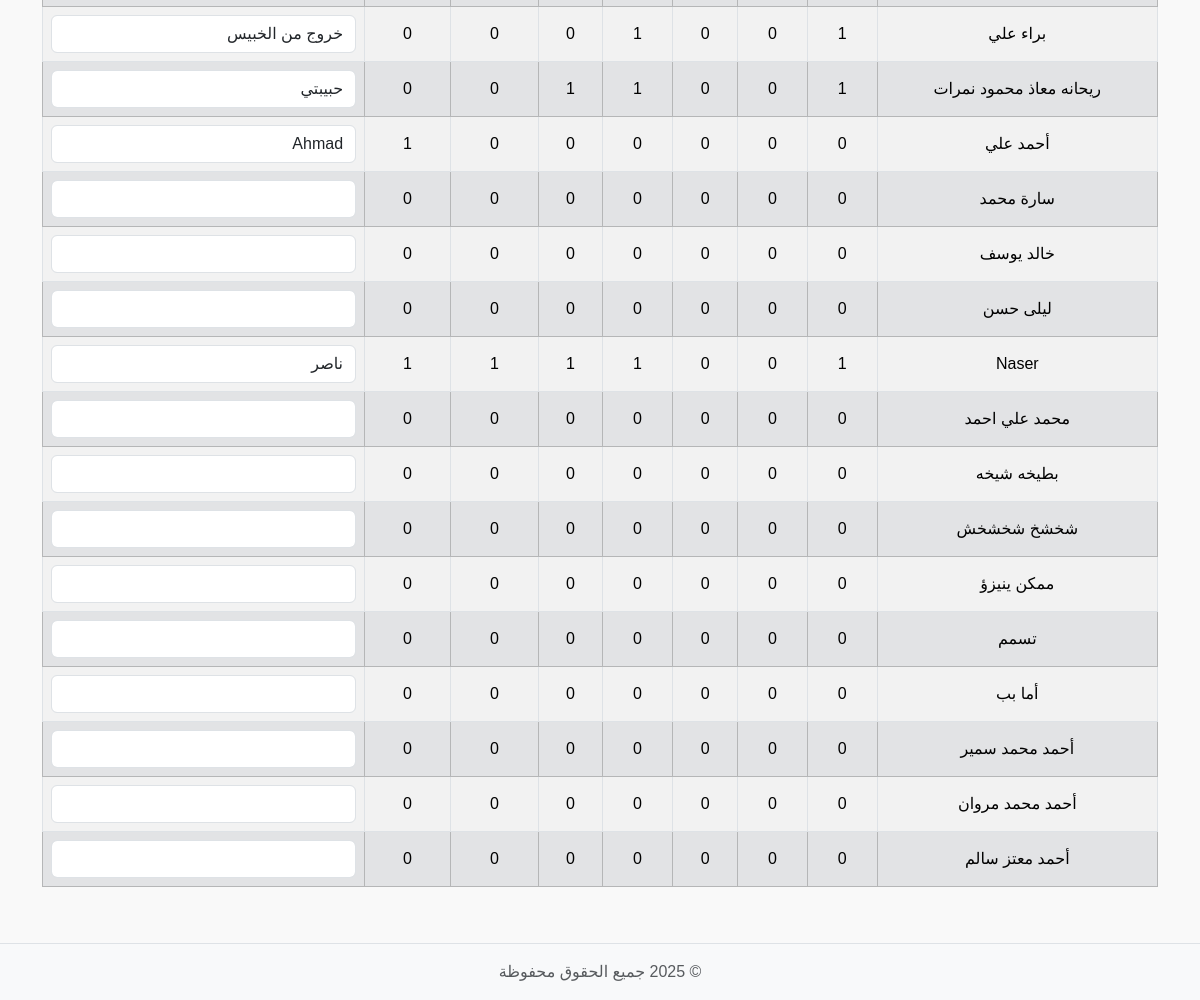
The page /reports (signed in, lower part) on the database as committed earlier.
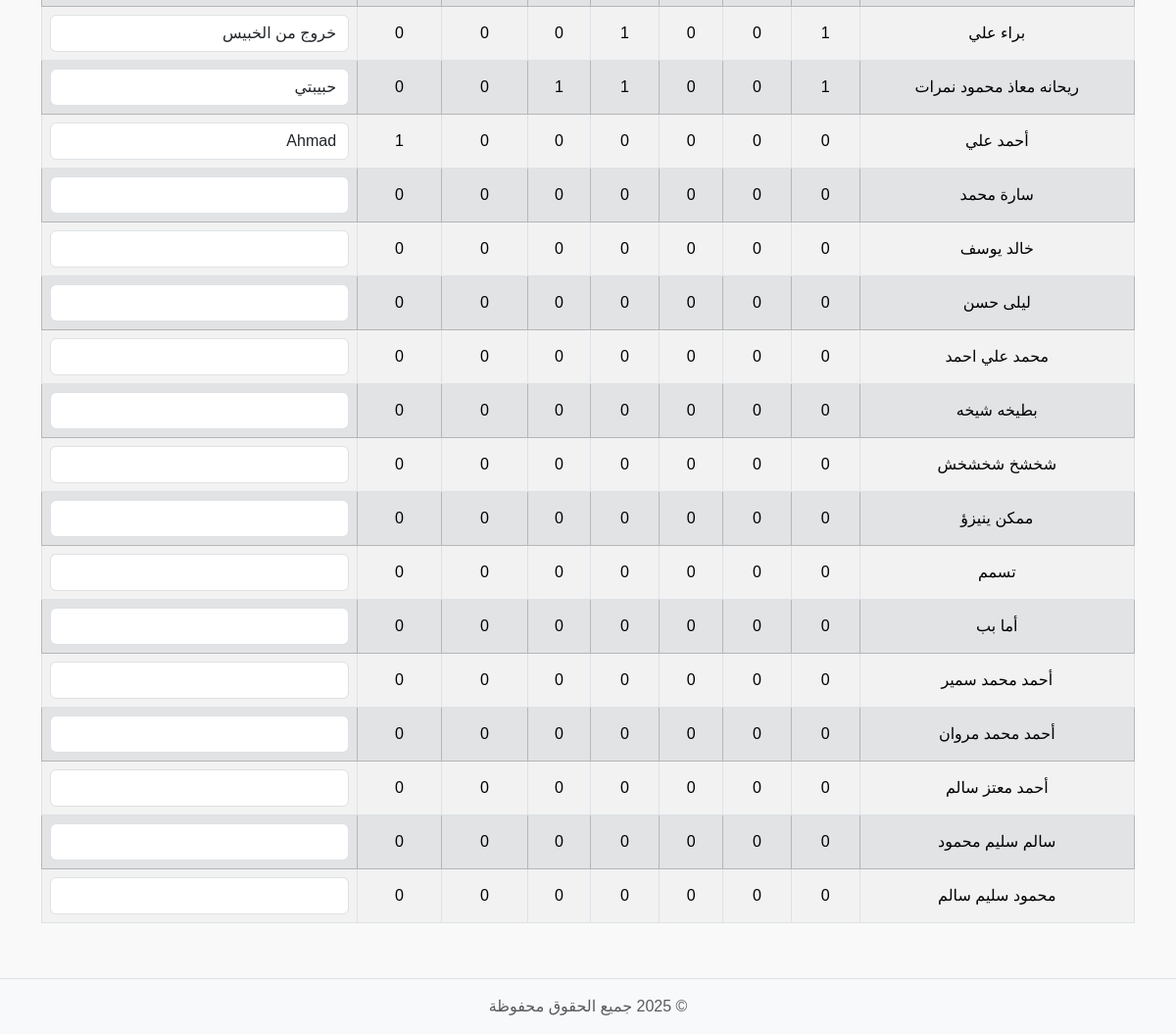
The same page on the database as committed later.
### tables this page shows
CREATE TABLE students (
    id INTEGER PRIMARY KEY AUTOINCREMENT,
    student_name TEXT NOT NULL,
    username TEXT,
    password TEXT
, class_name TEXT, section TEXT);

### app.py (the view)
@app.route('/reports')
@login_required
def reports_page():
    conn = get_db_connection()
    today = date.today().isoformat()
    students = conn.execute('''
        SELECT s.id, s.student_name, s.class_name, s.section,
               SUM(CASE WHEN a.status='present' THEN 1 ELSE 0 END) AS present_count,
               SUM(CASE WHEN a.status='late' THEN 1 ELSE 0 END) AS late_count,
               SUM(CASE WHEN a.status='absent' THEN 1 ELSE 0 END) AS absent_count,
               t.homework, t.book, t.participation, t.misbehavior, t.note
        FROM students s
        LEFT JOIN attendance a ON s.id = a.student_id
        LEFT JOIN student_tracking t ON s.id = t.student_id AND t.date=?
        GROUP BY s.id
    ''', (today,)).fetchall()
    classes = [row['class_name'] for row in conn.execute("SELECT DISTINCT class_name FROM students").fetchall()]
    sections = [row['section'] for row in conn.execute("SELECT DISTINCT section FROM students").fetchall()]
    conn.close()
    return render_template('reports.html', students=students, today=today, classes=classes, sections=sections)

### app.py (called while the page is built)
def get_db_connection():
    conn = sqlite3.connect('attendance.db')
    conn.row_factory = sqlite3.Row
    return conn

def login_required(f):
    @wraps(f)
    def decorated_function(*args, **kwargs):
        if 'user' not in session:
            return redirect(url_for('login'))
        return f(*args, **kwargs)
    return decorated_function

### templates/reports.html (shortened to what this page needs)
{% include 'partials/header.html' %}
<div class="container my-3">
    <div class="table-responsive">
        <table class="table table-bordered table-striped text-center" id="reportsTable">
            <tbody>
                {% for student in students %}
                <tr data-class="{{ student.class_name }}" data-section="{{ student.section }}" class="{% if loop.index0 % 2 == 0 %}table-white{% else %}table-secondary{% endif %}">
                    <td>{{ student.student_name }}</td>
                    <td class="clickable" data-student="{{ student.id }}" data-status="present">{{ student.present_count or 0 }}</td>
                    <td class="clickable" data-student="{{ student.id }}" data-status="late">{{ student.late_count or 0 }}</td>
                    <td class="clickable" data-student="{{ student.id }}" data-status="absent">{{ student.absent_count or 0 }}</td>
                    <td class="clickable" data-student="{{ student.id }}" data-field="homework">{{ student.homework or 0 }}</td>
                    <td class="clickable" data-student="{{ student.id }}" data-field="book">{{ student.book or 0 }}</td>
                    <td class="clickable" data-student="{{ student.id }}" data-field="participation">{{ student.participation or 0 }}</td>
                    <td class="clickable" data-student="{{ student.id }}" data-field="misbehavior">{{ student.misbehavior or 0 }}</td>
                    <td>
                        <input type="text" class="note-input form-control {% if student.note %}has-note{% endif %}"
                               value="{{ student.note or '' }}"
                               data-student="{{ student.id }}">
                    </td>
                </tr>
                {% endfor %}
            </tbody>
        </table>
    </div>
</div>
{% include 'partials/footer.html' %}

Rows that differ between the two databases and show on the page:
removed students: student_name "Naser", present_count "1", late_count "0", absent_count "0", homework "1", book "1", participation "1", misbehavior "1", note "ناصر"
added students: student_name "سالم سليم محمود", present_count "0", late_count "0", absent_count "0", homework "0", book "0", participation "0", misbehavior "0"
added students: student_name "محمود سليم سالم", present_count "0", late_count "0", absent_count "0", homework "0", book "0", participation "0", misbehavior "0"
